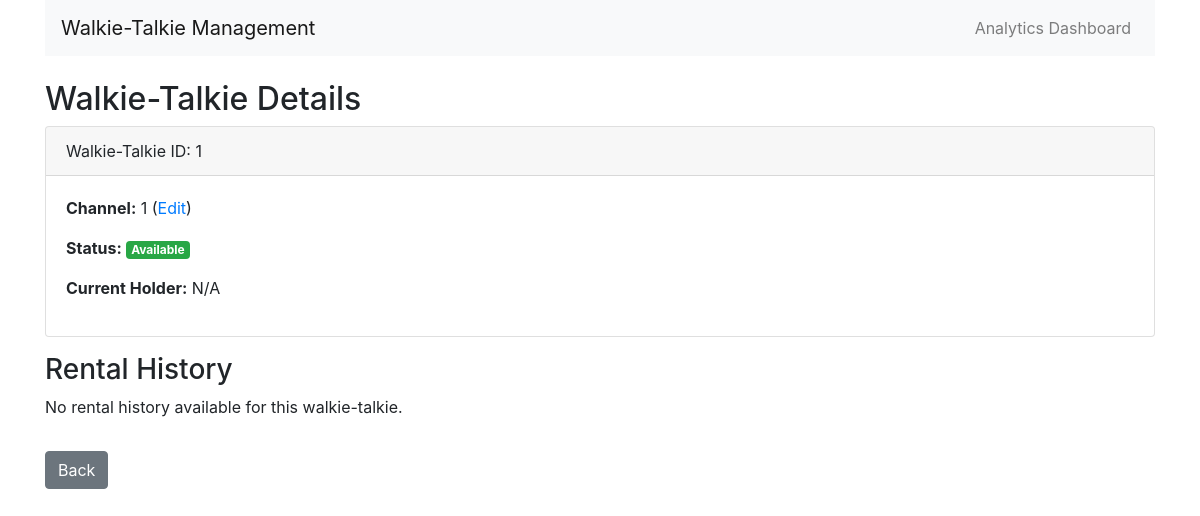
The app's page /walkie_talkie/1 with its own data.
### models.py (models this page shows)
class WalkieTalkie(db.Model):
    id = db.Column(db.Integer, primary_key=True)
    channel = db.Column(db.Integer, nullable=True, default=1)
    is_lent = db.Column(db.Boolean, default=False)
    current_holder = db.Column(db.String(100), nullable=True)
    is_charged = db.Column(db.Boolean, default=False)  # Default is now False (discharged)
    rental_history = db.relationship('Rental', backref='walkie_talkie', lazy=True)

### routes.py (the view)
@app.route('/walkie_talkie/<int:wt_id>')
def view_walkie_talkie(wt_id):
    wt = WalkieTalkie.query.get_or_404(wt_id)
    rentals = Rental.query.filter_by(walkie_talkie_id=wt_id).all()
    return render_template('walkie_talkie.html', wt=wt, rentals=rentals)

### templates/walkie_talkie.html
{% extends 'base.html' %}
{% block content %}
<h2>Walkie-Talkie Details</h2>
<div class="card mb-3">
    <div class="card-header">
        Walkie-Talkie ID: {{ wt.id }}
    </div>
    <div class="card-body">
        <p><strong>Channel:</strong> {{ wt.channel }} (<a href="{{ url_for('edit_walkie_talkie', wt_id=wt.id) }}">Edit</a>)</p>
        <p><strong>Status:</strong>
            {% if wt.is_lent %}
                <span class="badge badge-danger">Lent</span>
            {% else %}
                <span class="badge badge-success">Available</span>
            {% endif %}
        </p>
        <p><strong>Current Holder:</strong> {{ wt.current_holder or 'N/A' }}</p>
    </div>
</div>
<h3>Rental History</h3>
{% if rentals %}
<table class="table table-striped table-bordered">
    <thead>
        <tr>
            <th>Department/Person</th>
            <th>Lend Time</th>
            <th>Return Time</th>
        </tr>
    </thead>
    <tbody>
        {% for rental in rentals %}
        <tr>
            <td>{{ rental.department.name }}</td>
            <td>{{ rental.lend_time.strftime('%Y-%m-%d %H:%M:%S') }}</td>
            <td>{{ rental.return_time.strftime('%Y-%m-%d %H:%M:%S') if rental.return_time else 'Not Returned' }}</td>
        </tr>
        {% endfor %}
    </tbody>
</table>
{% if not wt.is_lent %}
<form action="{{ url_for('delete_rental_history', wt_id=wt.id) }}" method="post" onsubmit="return confirm('Are you sure you want to delete all rental history for this walkie-talkie? This action cannot be undone.');">
    <button type="submit" class="btn btn-danger">
        <i class="fas fa-trash-alt"></i> Delete Rental History
    </button>
</form>
{% else %}
    <p class="text-danger">Cannot delete rental history while the walkie-talkie is currently lent out.</p>
{% endif %}
{% else %}
    <p>No rental history available for this walkie-talkie.</p>
{% endif %}
<a href="{{ url_for('index') }}" class="btn btn-secondary mt-3">Back</a>
{% endblock %}

### records on screen
WalkieTalkie: id "1", channel "1", current_holder "N/A"
